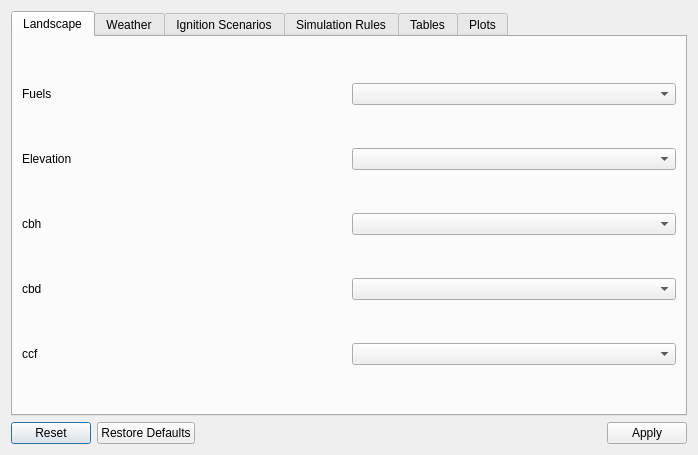
<?xml version="1.0" encoding="UTF-8"?>
<ui version="4.0">
 <class>fire2amClassDialogBase</class>
 <widget class="QDialog" name="fire2amClassDialogBase">
  <property name="geometry">
   <rect>
    <x>0</x>
    <y>0</y>
    <width>698</width>
    <height>455</height>
   </rect>
  </property>
  <property name="windowTitle">
   <string>Fire Simulator Analytics Management</string>
  </property>
  <layout class="QVBoxLayout" name="verticalLayout">
   <item>
    <widget class="QTabWidget" name="tabWidget">
     <property name="currentIndex">
      <number>0</number>
     </property>
     <widget class="QWidget" name="tab_landscape">
      <attribute name="title">
       <string>Landscape</string>
      </attribute>
      <layout class="QGridLayout" name="gridLayout_1">
       <item row="2" column="0">
        <widget class="QLabel" name="label_7">
         <property name="text">
          <string>cbh</string>
         </property>
        </widget>
       </item>
       <item row="1" column="1">
        <widget class="QgsMapLayerComboBox" name="layerComboBox_elevation"/>
       </item>
       <item row="0" column="1">
        <widget class="QgsMapLayerComboBox" name="layerComboBox_fuels"/>
       </item>
       <item row="3" column="0">
        <widget class="QLabel" name="label_8">
         <property name="text">
          <string>cbd</string>
         </property>
        </widget>
       </item>
       <item row="0" column="0">
        <widget class="QLabel" name="label_5">
         <property name="text">
          <string>Fuels</string>
         </property>
        </widget>
       </item>
       <item row="1" column="0">
        <widget class="QLabel" name="label_6">
         <property name="text">
          <string>Elevation</string>
         </property>
        </widget>
       </item>
       <item row="3" column="1">
        <widget class="QgsMapLayerComboBox" name="layerComboBox_cbd"/>
       </item>
       <item row="2" column="1">
        <widget class="QgsMapLayerComboBox" name="layerComboBox_cbh"/>
       </item>
       <item row="4" column="0">
        <widget class="QLabel" name="label_9">
         <property name="text">
          <string>ccf</string>
         </property>
        </widget>
       </item>
       <item row="4" column="1">
        <widget class="QgsMapLayerComboBox" name="layerComboBox_ccf"/>
       </item>
      </layout>
     </widget>
     <widget class="QWidget" name="tab_weather">
      <attribute name="title">
       <string>Weather</string>
      </attribute>
      <layout class="QGridLayout" name="gridLayout_2">
       <item row="3" column="0">
        <widget class="QRadioButton" name="radioButton_weatherFile">
         <property name="text">
          <string>Single .csv file</string>
         </property>
        </widget>
       </item>
       <item row="5" column="0">
        <widget class="QLabel" name="label">
         <property name="text">
          <string>~Gusts~
Coeficient of variation
for (normal distribution)
Rate of Spread</string>
         </property>
        </widget>
       </item>
       <item row="5" column="1">
        <widget class="QDoubleSpinBox" name="doubleSpinBox_cvROS"/>
       </item>
       <item row="3" column="1">
        <widget class="QgsFileWidget" name="fileWidget_weatherFile"/>
       </item>
       <item row="4" column="0">
        <widget class="QRadioButton" name="radioButton_weatherFolder">
         <property name="text">
          <string>Scenario folder</string>
         </property>
        </widget>
       </item>
       <item row="1" column="0">
        <widget class="QRadioButton" name="radioButton_weatherConstant">
         <property name="text">
          <string>Constant</string>
         </property>
        </widget>
       </item>
       <item row="6" column="0">
        <widget class="QLabel" name="label_2">
         <property name="text">
          <string>Humidity</string>
         </property>
        </widget>
       </item>
       <item row="1" column="1">
        <widget class="QGroupBox" name="groupBox">
         <property name="title">
          <string>Wind direction (deg°) and speed (km/h) builder:</string>
         </property>
         <layout class="QGridLayout" name="gridLayout_5">
          <item row="1" column="1">
           <widget class="QSpinBox" name="spinBox_windDirection">
            <property name="maximum">
             <number>359</number>
            </property>
            <property name="singleStep">
             <number>6</number>
            </property>
           </widget>
          </item>
          <item row="0" column="3">
           <spacer name="horizontalSpacer">
            <property name="orientation">
             <enum>Qt::Horizontal</enum>
            </property>
            <property name="sizeHint" stdset="0">
             <size>
              <width>40</width>
              <height>20</height>
             </size>
            </property>
           </spacer>
          </item>
          <item row="0" column="2">
           <widget class="QSlider" name="horizontalSlider_windSpeed">
            <property name="toolTip">
             <string>km/h</string>
            </property>
            <property name="minimum">
             <number>1</number>
            </property>
            <property name="maximum">
             <number>100</number>
            </property>
            <property name="orientation">
             <enum>Qt::Horizontal</enum>
            </property>
            <property name="tickPosition">
             <enum>QSlider::TicksAbove</enum>
            </property>
            <property name="tickInterval">
             <number>25</number>
            </property>
           </widget>
          </item>
          <item row="1" column="2">
           <widget class="QSpinBox" name="spinBox_windSpeed">
            <property name="toolTip">
             <string>km/h</string>
            </property>
            <property name="minimum">
             <number>1</number>
            </property>
            <property name="maximum">
             <number>200</number>
            </property>
           </widget>
          </item>
          <item row="0" column="0">
           <spacer name="horizontalSpacer_2">
            <property name="orientation">
             <enum>Qt::Horizontal</enum>
            </property>
            <property name="sizeHint" stdset="0">
             <size>
              <width>40</width>
              <height>20</height>
             </size>
            </property>
           </spacer>
          </item>
          <item row="0" column="1">
           <widget class="QDial" name="dial_windDirection">
            <property name="toolTip">
             <string/>
            </property>
            <property name="maximum">
             <number>359</number>
            </property>
            <property name="singleStep">
             <number>1</number>
            </property>
            <property name="notchTarget">
             <double>90.000000000000000</double>
            </property>
            <property name="notchesVisible">
             <bool>true</bool>
            </property>
           </widget>
          </item>
         </layout>
        </widget>
       </item>
       <item row="6" column="1">
        <widget class="QComboBox" name="comboBox_humidity">
         <property name="maxVisibleItems">
          <number>4</number>
         </property>
         <property name="modelColumn">
          <number>1</number>
         </property>
        </widget>
       </item>
       <item row="4" column="1">
        <widget class="QgsFileWidget" name="fileWidget_weatherFolder">
         <property name="storageMode">
          <enum>QgsFileWidget::GetDirectory</enum>
         </property>
        </widget>
       </item>
       <item row="0" column="0">
        <widget class="QRadioButton" name="radioButton_weatherRandom">
         <property name="text">
          <string>Random</string>
         </property>
         <property name="checked">
          <bool>true</bool>
         </property>
        </widget>
       </item>
      </layout>
     </widget>
     <widget class="QWidget" name="tab_ignition">
      <attribute name="title">
       <string>Ignition Scenarios</string>
      </attribute>
      <layout class="QGridLayout" name="gridLayout_3">
       <item row="1" column="1">
        <widget class="QgsMapLayerComboBox" name="layerComboBox_ignitionPoints"/>
       </item>
       <item row="2" column="0">
        <widget class="QRadioButton" name="radioButton_ignitionProbMap">
         <property name="text">
          <string>Layer with probabilities</string>
         </property>
        </widget>
       </item>
       <item row="2" column="1">
        <widget class="QgsMapLayerComboBox" name="layerComboBox_ignitionProbMap"/>
       </item>
       <item row="0" column="0">
        <widget class="QRadioButton" name="radioButton_ignitionRandom">
         <property name="text">
          <string>Random point</string>
         </property>
         <property name="checked">
          <bool>true</bool>
         </property>
        </widget>
       </item>
       <item row="1" column="0">
        <widget class="QRadioButton" name="radioButton_ignitionPoints">
         <property name="text">
          <string>Layer with point(s)</string>
         </property>
        </widget>
       </item>
      </layout>
     </widget>
     <widget class="QWidget" name="tab_simulation">
      <attribute name="title">
       <string>Simulation Rules</string>
      </attribute>
      <layout class="QGridLayout" name="gridLayout_4">
       <item row="0" column="1">
        <widget class="QSpinBox" name="spinBox_nsims">
         <property name="minimum">
          <number>1</number>
         </property>
         <property name="value">
          <number>2</number>
         </property>
        </widget>
       </item>
       <item row="0" column="0">
        <widget class="QLabel" name="label_3">
         <property name="text">
          <string>Number of scenarios to run</string>
         </property>
        </widget>
       </item>
       <item row="1" column="1">
        <widget class="QSpinBox" name="spinBox_max_fire_periods">
         <property name="minimum">
          <number>1</number>
         </property>
         <property name="value">
          <number>24</number>
         </property>
        </widget>
       </item>
       <item row="1" column="0">
        <widget class="QLabel" name="label_4">
         <property name="text">
          <string>Maximum hours to simulate per scenario</string>
         </property>
        </widget>
       </item>
      </layout>
     </widget>
     <widget class="QWidget" name="tab_results">
      <attribute name="title">
       <string>Tables</string>
      </attribute>
      <layout class="QGridLayout" name="gridLayout_results">
       <property name="sizeConstraint">
        <enum>QLayout::SetDefaultConstraint</enum>
       </property>
       <item row="0" column="0" rowspan="2">
        <widget class="QTabWidget" name="tabWidget_2">
         <property name="sizePolicy">
          <sizepolicy hsizetype="MinimumExpanding" vsizetype="Expanding">
           <horstretch>0</horstretch>
           <verstretch>0</verstretch>
          </sizepolicy>
         </property>
         <property name="tabPosition">
          <enum>QTabWidget::South</enum>
         </property>
         <property name="tabShape">
          <enum>QTabWidget::Triangular</enum>
         </property>
         <property name="currentIndex">
          <number>1</number>
         </property>
         <property name="elideMode">
          <enum>Qt::ElideRight</enum>
         </property>
         <widget class="QWidget" name="tab_3">
          <attribute name="title">
           <string>Stats</string>
          </attribute>
          <layout class="QGridLayout" name="gridLayout_6">
           <item row="0" column="0">
            <widget class="QTableView" name="tableView_1"/>
           </item>
          </layout>
         </widget>
         <widget class="QWidget" name="tab_4">
          <attribute name="title">
           <string>KPI</string>
          </attribute>
          <layout class="QGridLayout" name="gridLayout_7">
           <item row="0" column="0">
            <widget class="QTableView" name="tableView_2">
             <property name="sizePolicy">
              <sizepolicy hsizetype="Preferred" vsizetype="Preferred">
               <horstretch>1</horstretch>
               <verstretch>0</verstretch>
              </sizepolicy>
             </property>
            </widget>
           </item>
          </layout>
         </widget>
        </widget>
       </item>
      </layout>
     </widget>
     <widget class="QWidget" name="tab">
      <attribute name="title">
       <string>Plots</string>
      </attribute>
      <layout class="QGridLayout" name="gridLayout_8">
       <item row="0" column="0" colspan="3">
        <widget class="QGraphicsView" name="graphicsView">
         <property name="sizePolicy">
          <sizepolicy hsizetype="Preferred" vsizetype="Preferred">
           <horstretch>0</horstretch>
           <verstretch>0</verstretch>
          </sizepolicy>
         </property>
        </widget>
       </item>
       <item row="1" column="2">
        <widget class="QToolButton" name="toolButton_next">
         <property name="text">
          <string>...</string>
         </property>
         <property name="arrowType">
          <enum>Qt::RightArrow</enum>
         </property>
        </widget>
       </item>
       <item row="1" column="0">
        <widget class="QToolButton" name="toolButton_prev">
         <property name="text">
          <string>...</string>
         </property>
         <property name="arrowType">
          <enum>Qt::LeftArrow</enum>
         </property>
        </widget>
       </item>
       <item row="1" column="1">
        <spacer name="horizontalSpacer_3">
         <property name="orientation">
          <enum>Qt::Horizontal</enum>
         </property>
         <property name="sizeHint" stdset="0">
          <size>
           <width>40</width>
           <height>20</height>
          </size>
         </property>
        </spacer>
       </item>
      </layout>
     </widget>
    </widget>
   </item>
   <item>
    <widget class="QDialogButtonBox" name="button_box">
     <property name="orientation">
      <enum>Qt::Horizontal</enum>
     </property>
     <property name="standardButtons">
      <set>QDialogButtonBox::Apply|QDialogButtonBox::Reset|QDialogButtonBox::RestoreDefaults</set>
     </property>
     <property name="centerButtons">
      <bool>false</bool>
     </property>
    </widget>
   </item>
  </layout>
 </widget>
 <customwidgets>
  <customwidget>
   <class>QgsFileWidget</class>
   <extends>QWidget</extends>
   <header>qgsfilewidget.h</header>
  </customwidget>
  <customwidget>
   <class>QgsMapLayerComboBox</class>
   <extends>QComboBox</extends>
   <header>qgsmaplayercombobox.h</header>
  </customwidget>
 </customwidgets>
 <resources/>
 <connections>
  <connection>
   <sender>button_box</sender>
   <signal>accepted()</signal>
   <receiver>fire2amClassDialogBase</receiver>
   <slot>accept()</slot>
   <hints>
    <hint type="sourcelabel">
     <x>20</x>
     <y>20</y>
    </hint>
    <hint type="destinationlabel">
     <x>20</x>
     <y>20</y>
    </hint>
   </hints>
  </connection>
  <connection>
   <sender>button_box</sender>
   <signal>rejected()</signal>
   <receiver>fire2amClassDialogBase</receiver>
   <slot>reject()</slot>
   <hints>
    <hint type="sourcelabel">
     <x>20</x>
     <y>20</y>
    </hint>
    <hint type="destinationlabel">
     <x>20</x>
     <y>20</y>
    </hint>
   </hints>
  </connection>
  <connection>
   <sender>dial_windDirection</sender>
   <signal>sliderMoved(int)</signal>
   <receiver>spinBox_windDirection</receiver>
   <slot>setValue(int)</slot>
   <hints>
    <hint type="sourcelabel">
     <x>343</x>
     <y>142</y>
    </hint>
    <hint type="destinationlabel">
     <x>343</x>
     <y>189</y>
    </hint>
   </hints>
  </connection>
  <connection>
   <sender>spinBox_windDirection</sender>
   <signal>valueChanged(int)</signal>
   <receiver>dial_windDirection</receiver>
   <slot>setValue(int)</slot>
   <hints>
    <hint type="sourcelabel">
     <x>343</x>
     <y>189</y>
    </hint>
    <hint type="destinationlabel">
     <x>343</x>
     <y>142</y>
    </hint>
   </hints>
  </connection>
  <connection>
   <sender>spinBox_windSpeed</sender>
   <signal>valueChanged(int)</signal>
   <receiver>horizontalSlider_windSpeed</receiver>
   <slot>setValue(int)</slot>
   <hints>
    <hint type="sourcelabel">
     <x>441</x>
     <y>189</y>
    </hint>
    <hint type="destinationlabel">
     <x>441</x>
     <y>142</y>
    </hint>
   </hints>
  </connection>
  <connection>
   <sender>horizontalSlider_windSpeed</sender>
   <signal>valueChanged(int)</signal>
   <receiver>spinBox_windSpeed</receiver>
   <slot>setValue(int)</slot>
   <hints>
    <hint type="sourcelabel">
     <x>441</x>
     <y>142</y>
    </hint>
    <hint type="destinationlabel">
     <x>441</x>
     <y>189</y>
    </hint>
   </hints>
  </connection>
  <connection>
   <sender>toolButton_prev</sender>
   <signal>clicked()</signal>
   <receiver>graphicsView</receiver>
   <slot>update()</slot>
   <hints>
    <hint type="sourcelabel">
     <x>31</x>
     <y>389</y>
    </hint>
    <hint type="destinationlabel">
     <x>348</x>
     <y>210</y>
    </hint>
   </hints>
  </connection>
 </connections>
</ui>
